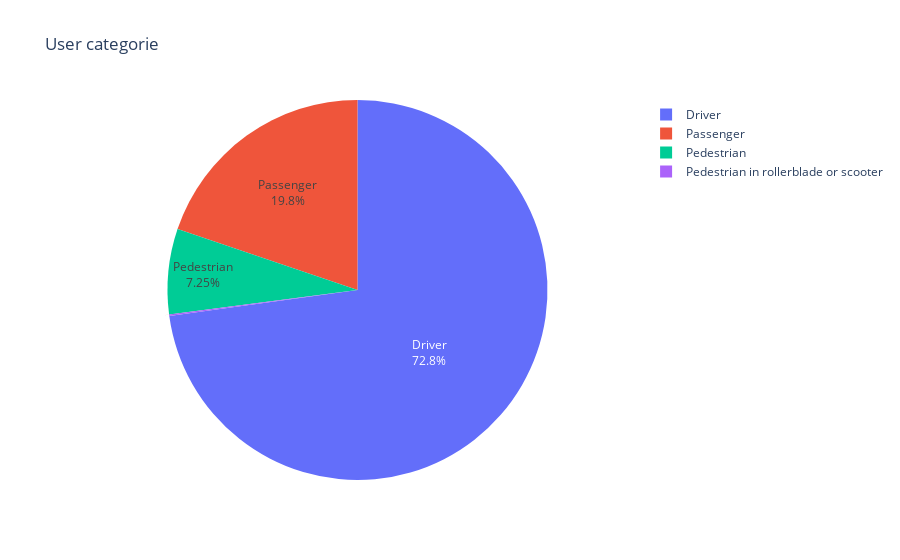

The notebook cell this image was saved under:
### Markdown cell above
# Catégorie d'utilisateur lors d'un accident

### Code cell
pie(users, "catu", "User categorie")

### Figure 1 — Plotly figure (JSON) as saved in the notebook; plotly's stock layout.template omitted (floating-point values rounded to 4 significant figures)
{"data": [{"domain": {"x": [0, 1], "y": [0, 1]}, "hovertemplate": "index=%{label}<br>value=%{value}<extra></extra>", "labels": ["Driver", "Passenger", "Pedestrian", "Pedestrian in rollerblade or scooter"], "legendgroup": "", "name": "", "showlegend": true, "textinfo": "percent+label", "textposition": "inside", "type": "pie", "values": [0.7282, 0.1981, 0.07249, 0.001286]}], "layout": {"legend": {"tracegroupgap": 0}, "title": {"text": "User categorie"}}}
